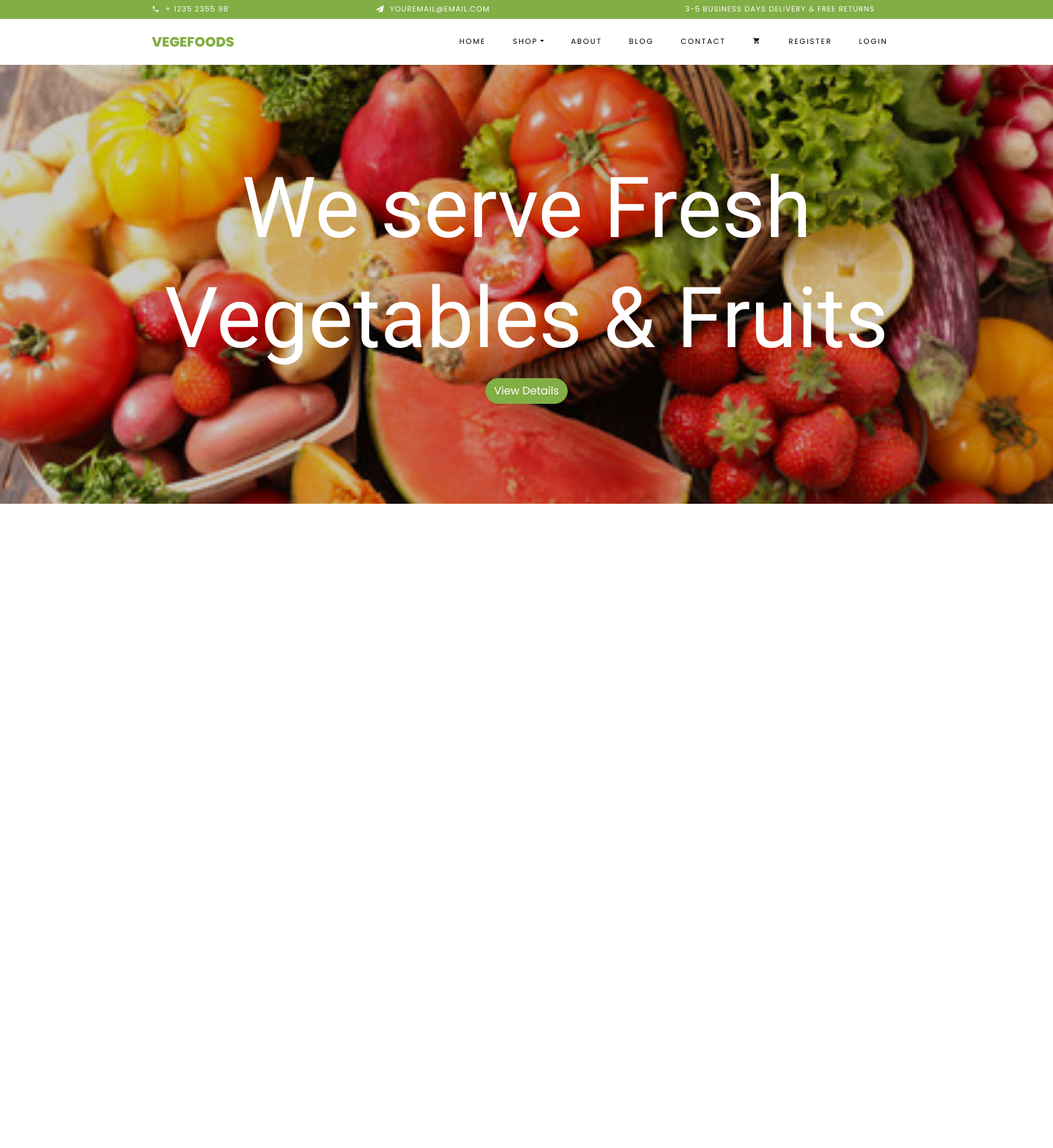
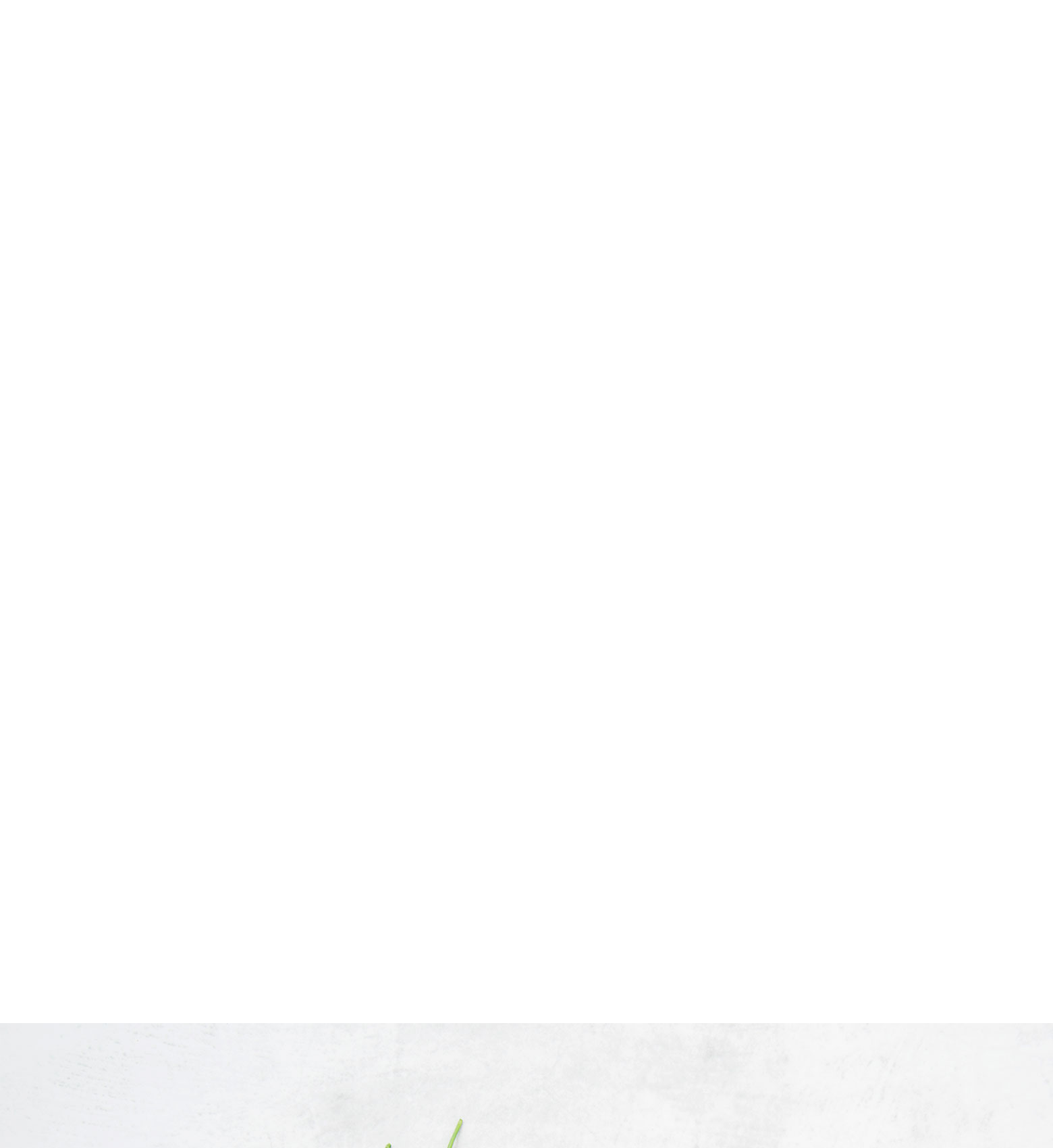
The page / (upper part) on the database its author committed (2 pictures, top to bottom).
### product/models.py (models this page shows)
class HomepageBanner(models.Model):
    banner_image = models.ImageField(upload_to='banner_images')
    banner_text = models.CharField(max_length=255, null=True, blank=True)
    banner_url = models.CharField(max_length=255, null=True, blank=True)
    button_text = models.CharField(max_length=100, null=True, blank=True)
    active_banner = models.BooleanField(default=True, null=True, blank=True)
    order_banner = models.IntegerField(null=True, blank=True)
    def __str__(self):
        return str(self.id)
    class Meta:
        ordering = ["banner_text"]

class DealOfDay(models.Model):
    deal_name = models.CharField(max_length=500)
    deal_image = models.ImageField(upload_to='deal_image')
    deal_url = models.CharField(max_length=255)
    active_deal = models.BooleanField()
    def __str__(self):
        return self.deal_name
    class Meta:
        ordering = ["deal_name"]

### VegieStore/views.py (the view, shortened to what this page needs)
# urls.py: url(r'^$', IndexView.as_view(), name='index'),
class IndexView(View):
    def get(self, request):
        cart_items_count = 0
        product_category = ProductCategory.objects.filter(add_to_homepage=True).order_by('order')
        print("product_category..", product_category)
        active_product_category = ProductCategory.objects.filter(active=True).order_by('order')
        print("active_product_category..", active_product_category)
        product_list_data = Product.objects.filter(add_to_home=True).order_by('product_order')
        print("product_list_data..Index", product_list_data)
        homepage_banner_data = HomepageBanner.objects.filter(active_banner=True).order_by('order_banner')
        print("homepage_banner_data..", homepage_banner_data)
        deal_of_day_data = DealOfDay.objects.filter(active_deal=True).first()
        print("deal_of_day_data..", deal_of_day_data)
        satisfied_customer_data = SatisfiedCustomer.objects.filter(active_customer=True).order_by('customer_order')
        print("satisfied_customer_data..", satisfied_customer_data)
        product_id = Product.objects.filter(active=True)
        product_ids = Product.id
        print("product_id..", product_id)
        if request.user.is_authenticated:
            cart_items_count = Cart.objects.filter(user=request.user).count()
            print("cart_items_count", cart_items_count)
        context = {'homepage_banner_data_k': homepage_banner_data, 'product_category_k': product_category,
                   'product_list_data_k': product_list_data, 'deal_of_day_data_k': deal_of_day_data,
                   'satisfied_customer_data_k': satisfied_customer_data, 'cart_items_count_k': cart_items_count,
                   'active_product_category_k': active_product_category
                   }
        return render(request, 'index.html', context)

### product/models.py (called while the page is built)
    def __str__(self):
        return self.category_name  # use for showing names

    def __str__(self):
        return self.name

    def calculate_discounted_amount(self):
        if self.discount_percentage is not None:
            calculated_discount = (Decimal(self.price) * Decimal(self.discount_percentage)) / Decimal(100)
            discounted_amount = Decimal(self.price) - calculated_discount
            return discounted_amount
        else:
            return None

### users/models.py (called while the page is built)
    def __str__(self):
        return self.name

### templates/index.html (shortened to what this page needs)
<!DOCTYPE html>
{% load static %}
<html lang="en">
<head>
    <link rel="stylesheet" href="{% static 'css/open-iconic-bootstrap.min.css' %}">
    <link rel="stylesheet" href="{% static 'css/animate.css' %}">
    <link rel="stylesheet" href="{% static 'css/owl.carousel.min.css' %}">
    <link rel="stylesheet" href="{% static 'css/owl.theme.default.min.css' %}">
    <link rel="stylesheet" href="{% static 'css/magnific-popup.css' %}">
    <link rel="stylesheet" href="{% static 'css/aos.css' %}">
    <link rel="stylesheet" href="{% static 'css/ionicons.min.css' %}">
    <link rel="stylesheet" href="{% static 'css/bootstrap-datepicker.css' %}">
    <link rel="stylesheet" href="{% static 'css/jquery.timepicker.css' %}">
    <link rel="stylesheet" href="{% static 'css/flaticon.css' %}">
    <link rel="stylesheet" href="{% static 'css/icomoon.css' %}">
    <link rel="stylesheet" href="{% static 'css/style.css' %}">
    <link rel="stylesheet" href="https://cdnjs.cloudflare.com/ajax/libs/toastr.js/latest/toastr.min.css">
</head>
<body class="goto-here">
<div class="py-1 bg-primary">
    <div class="container">
        <div class="row no-gutters d-flex align-items-start align-items-center px-md-0">
            <div class="col-lg-12 d-block">
                <div class="row d-flex">
                    <div class="col-md pr-4 d-flex topper align-items-center">
                        <div class="icon mr-2 d-flex justify-content-center align-items-center"><span
                                class="icon-phone2"></span></div>
                        <span class="text">+ 1235 2355 98</span>
                    </div>
                    <div class="col-md pr-4 d-flex topper align-items-center">
                        <div class="icon mr-2 d-flex justify-content-center align-items-center"><span
                                class="icon-paper-plane"></span></div>
                        <span class="text">youremail@email.com</span>
                    </div>
                    <div class="col-md-5 pr-4 d-flex topper align-items-center text-lg-right">
                        <span class="text">3-5 Business days delivery &amp; Free Returns</span>
                    </div>
                </div>
            </div>
        </div>
    </div>
</div>
<nav class="navbar navbar-expand-lg navbar-dark ftco_navbar bg-dark ftco-navbar-light" id="ftco-navbar">
    <div class="container">
        <a class="navbar-brand" href="{% url 'index'  %}">Vegefoods</a>
        <div class="collapse navbar-collapse" id="ftco-nav">
            <ul class="navbar-nav ml-auto">
                <li class="nav-item active"><a href="{% url 'index'  %}" class="nav-link">Home</a></li>
                <li class="nav-item dropdown">
                    <a class="nav-link dropdown-toggle" href="#" id="dropdown04" data-toggle="dropdown"
                       aria-haspopup="true" aria-expanded="false">Shop</a>
                </li>
                <li class="nav-item"><a href="{% url 'users:about' %}" class="nav-link">About</a></li>
                <li class="nav-item"><a href="{% url 'blog' %}" class="nav-link">Blog</a></li>
                <li class="nav-item"><a href="{% url 'users:contact' %}" class="nav-link">Contact</a></li>
                <li class="nav-item cta cta-colored"><a href="{% url 'cart:view_cart' %}" class="nav-link"><span
                        class="icon-shopping_cart"></span>{% if user.is_authenticated %}[{{cart_items_count_k}}]{% endif %}</a></li>
                {% if user.is_authenticated %}
                <li class="nav-item"><a style="" class="nav-link">Hello, <b>{{user.first_name}}</b></a></li>
                <li class="nav-item"><a href="{% url 'accounts:logout' %}" class="nav-link">Logout</a></li>
                {% else %}
                <li class="nav-item"><a href="{% url 'accounts:register' %}" class="nav-link">Register</a></li>
                <li class="nav-item"><a href="{% url 'accounts:login' %}" class="nav-link">Login</a></li>
                {% endif %}
            </ul>
        </div>
    </div>
</nav>
<section id="home-section" class="hero">
    <div class="home-slider owl-carousel">
        {% for homepage_banner in homepage_banner_data_k %}
        {% if homepage_banner.banner_image %}
        <div class="slider-item" style="background-image: url('{{homepage_banner.banner_image.url}}') ;' %}">
            <div class="overlay"></div>
            <div class="container">
                <div class="row slider-text justify-content-center align-items-center" data-scrollax-parent="true">
                    <div class="col-md-12 ftco-animate text-center">
                        {% if homepage_banner.banner_text %}
                        <h1 class="mb-2">{{ homepage_banner.banner_text }}</h1>
                        {% endif %}
                        {% if homepage_banner.button_text %}
                        <p><a href="{{ homepage_banner.banner_url|default:'#' }}" class="btn btn-primary">{{ homepage_banner.button_text }}</a></p>
                        {% endif %}
                    </div>
                </div>
            </div>
        </div>
        {% endif %}
        {% endfor %}
    </div>
</section>
<section class="ftco-section">
    <div class="container">
        <div class="row no-gutters ftco-services">
        </div>
    </div>
</section>
<section class="ftco-section ftco-category ftco-no-pt">
    <div class="container">
        <div class="row">
            <div class="col-md-12">
                <div class="row">
                    {% for product_category in product_category_k %}
                    <div class="col-md-6">
                    </div>
                    {% endfor %}
                </div>
            </div>
        </div>
    </div>
</section>
<section class="ftco-section">
    <div class="container">
        <div class="row justify-content-center mb-3 pb-3">
        </div>
    </div>
    <div class="container">
        <div class="row">
        </div>
    </div>
</section>
<section class="ftco-section img">
    <img src="{{ deal_of_day_data_k.deal_image.url }}" alt="Full-size Image">
</section>
</body>
</html>

### static/css/icomoon.css (style rules this page uses)
[class^="icon-"], [class*=" icon-"] { font-family: 'icomoon' !important; speak: none; font-style: normal; font-weight: normal; font-variant: normal; text-transform: none; line-height: 1; -webkit-font-smoothing: antialiased; -moz-osx-font-smoothing: grayscale; }
.icon-paper-plane:before { content: "\f1d8"; }
.icon-phone2:before { content: "\e0cd"; }
.icon-shopping_cart:before { content: "\e8cc"; }

### rows shown on the page
HomepageBanner: banner_image (picture), banner_text "We serve Fresh Vegetables & Fruits", button_text "View Details"
DealOfDay: deal_image (picture)
